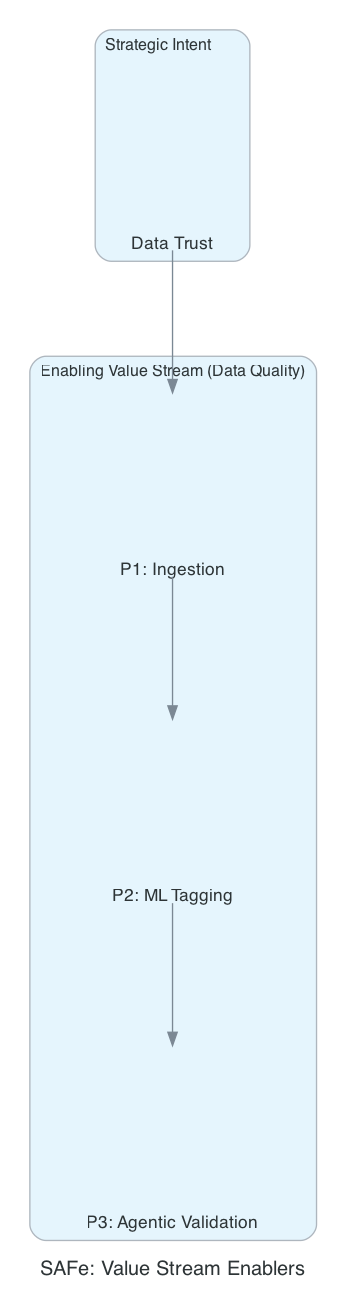

Here is the Python script that generated this plot:
from diagrams import Diagram, Cluster, Edge
from diagrams.generic.blank import Blank

graph_attr = {"pad": "0.2", "nodesep": "1.0", "ranksep": "1.5", "bgcolor": "transparent"}

with Diagram("SAFe: Value Stream Enablers", show=False, filename="gov_value_stream_coord", direction="TB", graph_attr=graph_attr):
    with Cluster("Strategic Intent"):
        goal = Blank("Data Trust")

    with Cluster("Enabling Value Stream (Data Quality)"):
        p1 = Blank("P1: Ingestion")
        p2 = Blank("P2: ML Tagging")
        p3 = Blank("P3: Agentic Validation")

    goal >> p1 >> p2 >> p3
